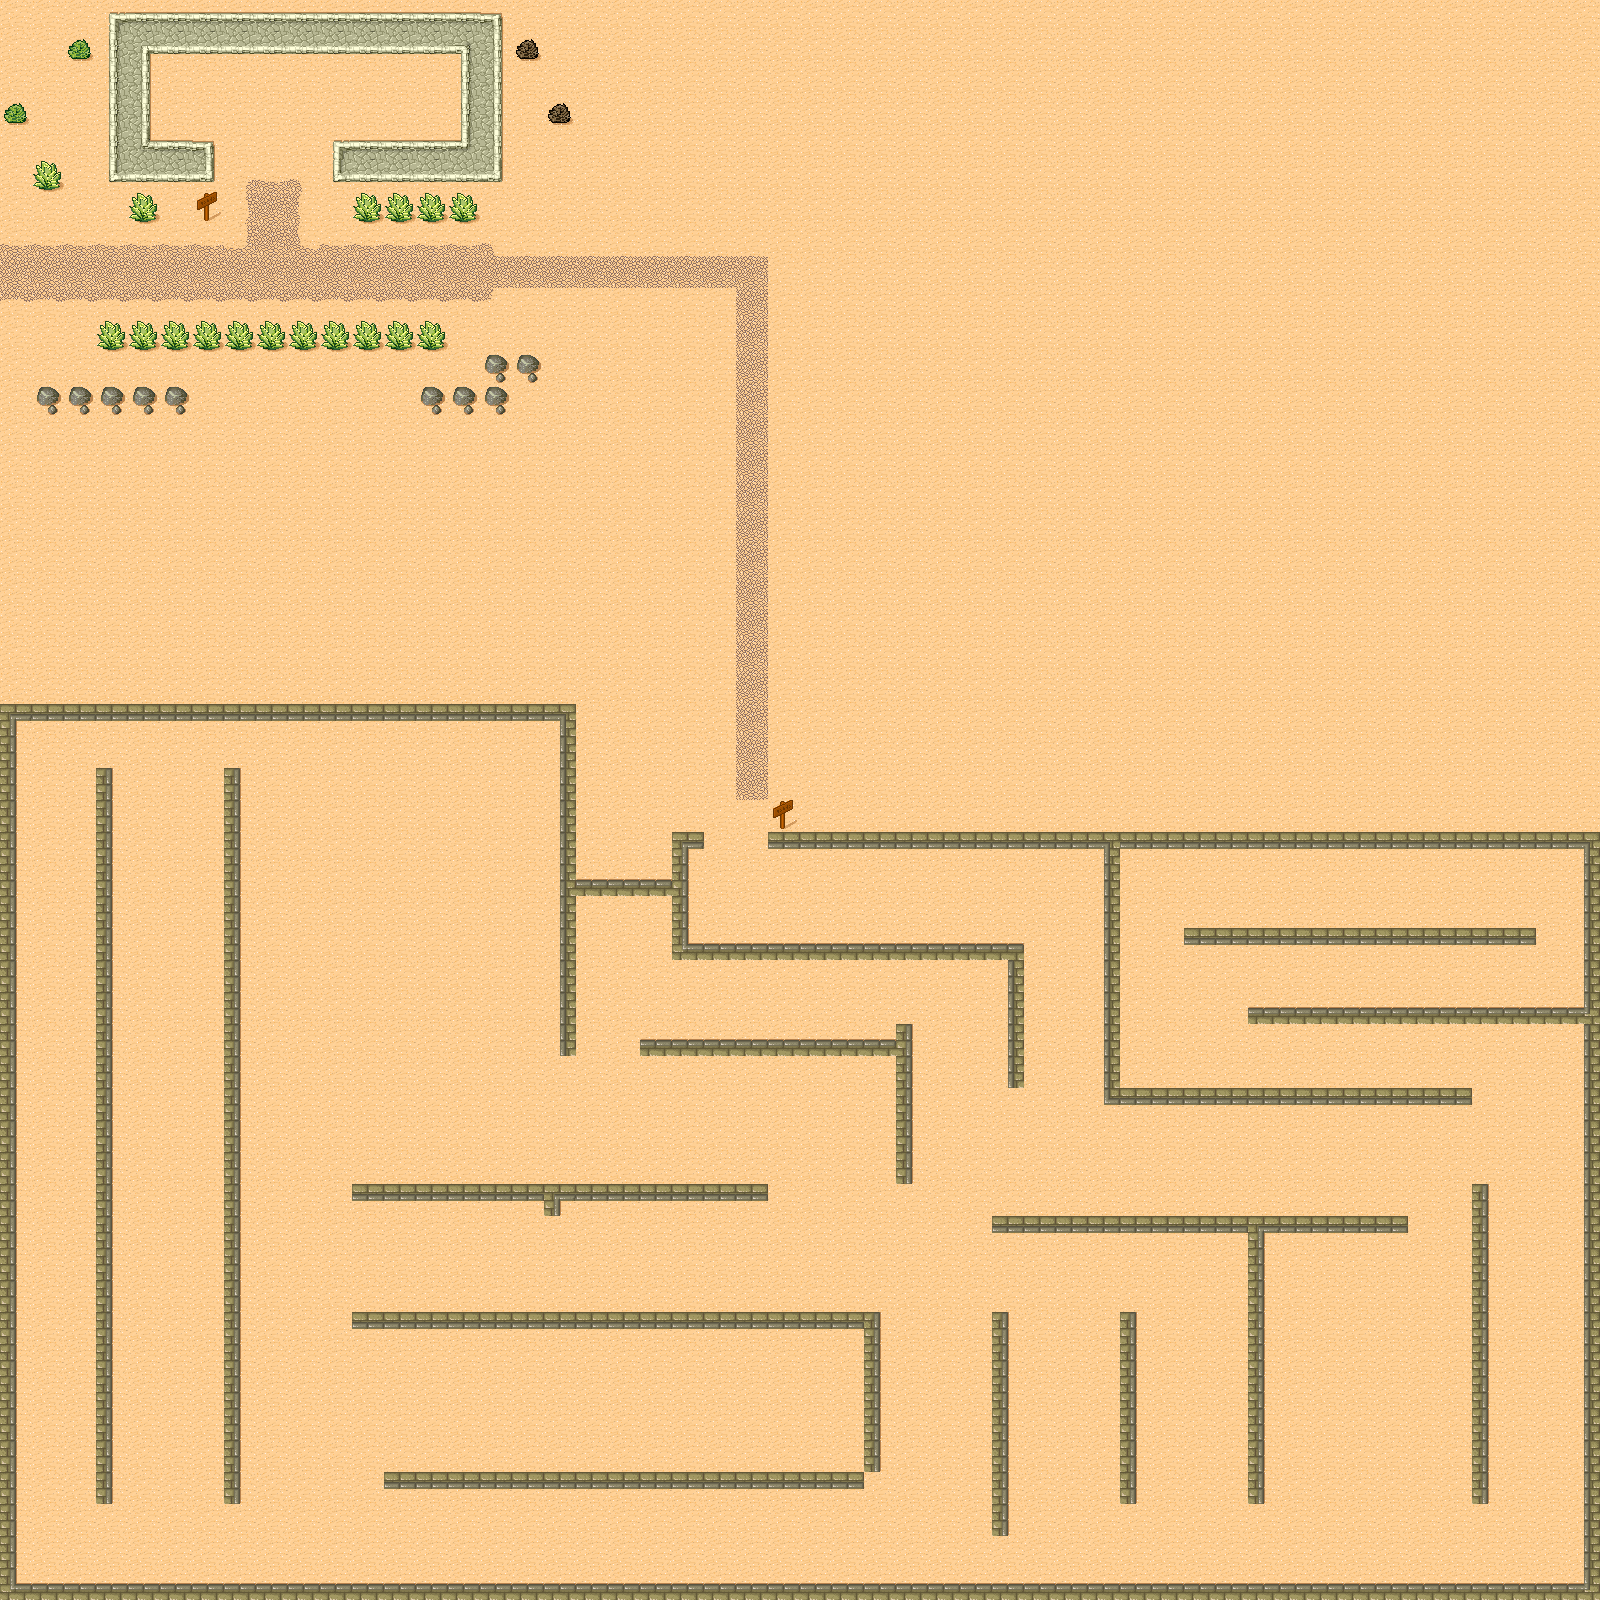

The image is a tile-based game level rendered from a .tmx file. Its description and source (layers, tilesets, objects; grid data summarised) follow:
An orthogonal 50x50 tile map with 32x32 px tiles, 1 tile layer (Background) and 1 object (SpawnPoint).

<map version="1.0" orientation="orthogonal" width="50" height="50" tilewidth="32" tileheight="32">
 <tileset firstgid="1" name="tmw_desert_spacing" tilewidth="32" tileheight="32" spacing="1" margin="1">
  <image source="tmw_desert_spacing.png" width="265" height="199" />
 </tileset>
 <layer name="Background" width="50" height="50">
  <data>[2500 cells, 2500 non-empty, 37 distinct tile ids]</data>
 </layer>
 <objectgroup name="Objects" width="50" height="50">
  <object name="SpawnPoint" x="59" y="259" width="32" height="26" />
 </objectgroup>
</map>
